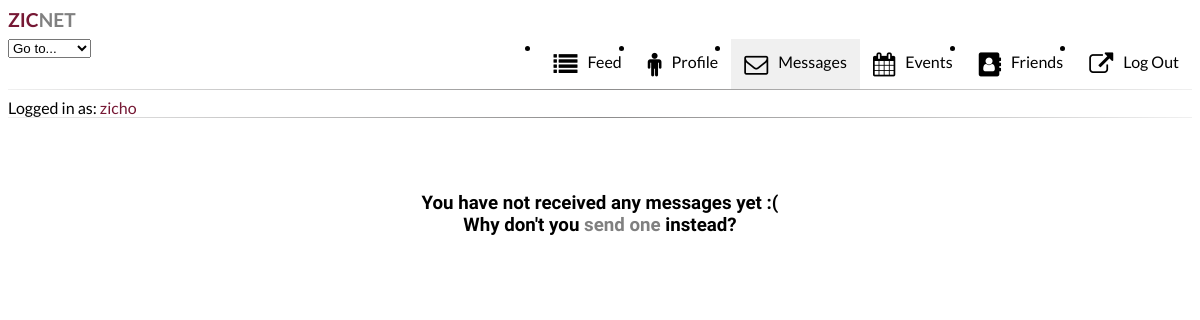
Page /messages/ (signed in) on the earlier database version.
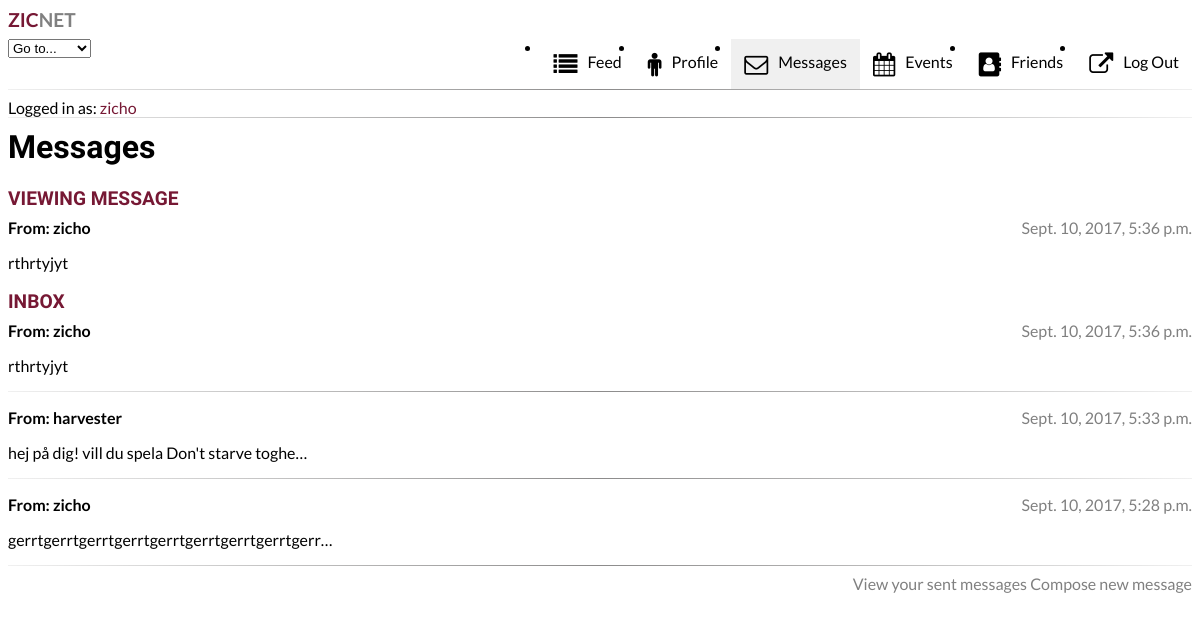
Same page on the later database version.
### users/models.py (models this page shows)
class private_message(models.Model):
    sender = models.ForeignKey(User, related_name="sender")
    recipient = models.ForeignKey(User, related_name="recipient")
    body = models.TextField(max_length=420)
    send_date = models.DateTimeField(default = timezone.now)
    unread = models.BooleanField(default=True)

### zicNet/views.py (the view)
# urls.py: url(r'^messages/$', messages, name='messages'),
@login_required(login_url='/login/')
def messages(request):
    try:
        messages = private_message.objects.all().filter(recipient=request.user).order_by('-send_date')
        active_message =  messages[0]
        page = request.GET.get('page', 1)
        paginator = Paginator(messages, 5)
        try:
            messages = paginator.page(page)
        except PageNotAnInteger:
            messages = paginator.page(1)
        except EmptyPage:
            messages = paginator.page(paginator.num_pages)
        return render(request, 'messages.html', {'messages' : messages, 'active_message' : active_message})
    except:
        return render(request, 'messages.html')

### users/context_processors.py (called while the page is built)
def unread_messages_check(request):
    if request.user.is_authenticated():
        unread_messages = private_message.objects.all().filter(recipient=request.user).filter(unread=True)
        js_unread_messages = json.dumps(len(unread_messages))
        return {'unread_messages': unread_messages, 'js_data' : js_unread_messages}
    else:
        return {'unread_messages': 0, 'js_data' : 0}

### templates/messages.html (shortened to what this page needs)
{% extends "base.html" %}
{% load static %}
{% block content %}
{% if messages %}
    <h1 id="top_banner">Messages</h2>
	<div class="column column_left" style="word-wrap: break-word; margin-bottom: -32px;">
    <h2 class="red">Viewing message</h2>
<p style="float:left"><strong>From: {{ active_message.sender }}</strong></p>
     <p class="gray" style="float: right">{{ active_message.send_date }}</p>
<p style="clear: both;">{{ active_message.body }}</p><br>
</div>
	<div class="column">
	      <h2 class="red">Inbox</h2>
{% for message in messages %}
	 <a href="/messages/{{ message.id }}">
     <p class="black" style="float:left"><strong>{% if message.unread %}<span class="red">(NEW) </span>{% endif %} From: {{ message.sender }}</strong></p>
     <p class="gray" style="float: right">{{ message.send_date }}</p>
     <p class="black" style="clear: both;">{{ message.body|truncatechars:45 }}</p>
     </a>
	 <hr style="margin-bottom: 0"\>
{% endfor %}
                  <div class="stamp" style="margin-top: 8px">
             <span style="float: right">
              <a href="default.asp">View your sent messages</a>
              <a href="/messages/new">Compose new message</a>
              </span>
          </div><!- STAMP ENDS HERE -!>
		  </div>
{% else %}
<center><h3 style="margin-top: 80px">You have not received any messages yet :(<br \>Why don't you <a style="font-size: 100%; font-family: 'Roboto Condensed';" href="/messages/new/">send one</a> instead?</h3></center>
{% endif %}
{% endblock %}

Differences in the rows shown:
added private_message: sender "zicho", send_date "Sept. 10, 2017, 5:36 p.m.", body "rthrtyjyt"
added private_message: sender "harvester", send_date "Sept. 10, 2017, 5:33 p.m.", body "hej på dig! vill du spela Don't starve toghe…"
added private_message: sender "zicho", send_date "Sept. 10, 2017, 5:28 p.m.", body "gerrtgerrtgerrtgerrtgerrtgerrtgerrtgerrtgerr…"
Other differences:
text no longer shown: "You have not received any messages yet :( Why don't you send one instead?"
text now shown: "Messages VIEWING MESSAGE From: INBOX View your sent messages Compose new message"
